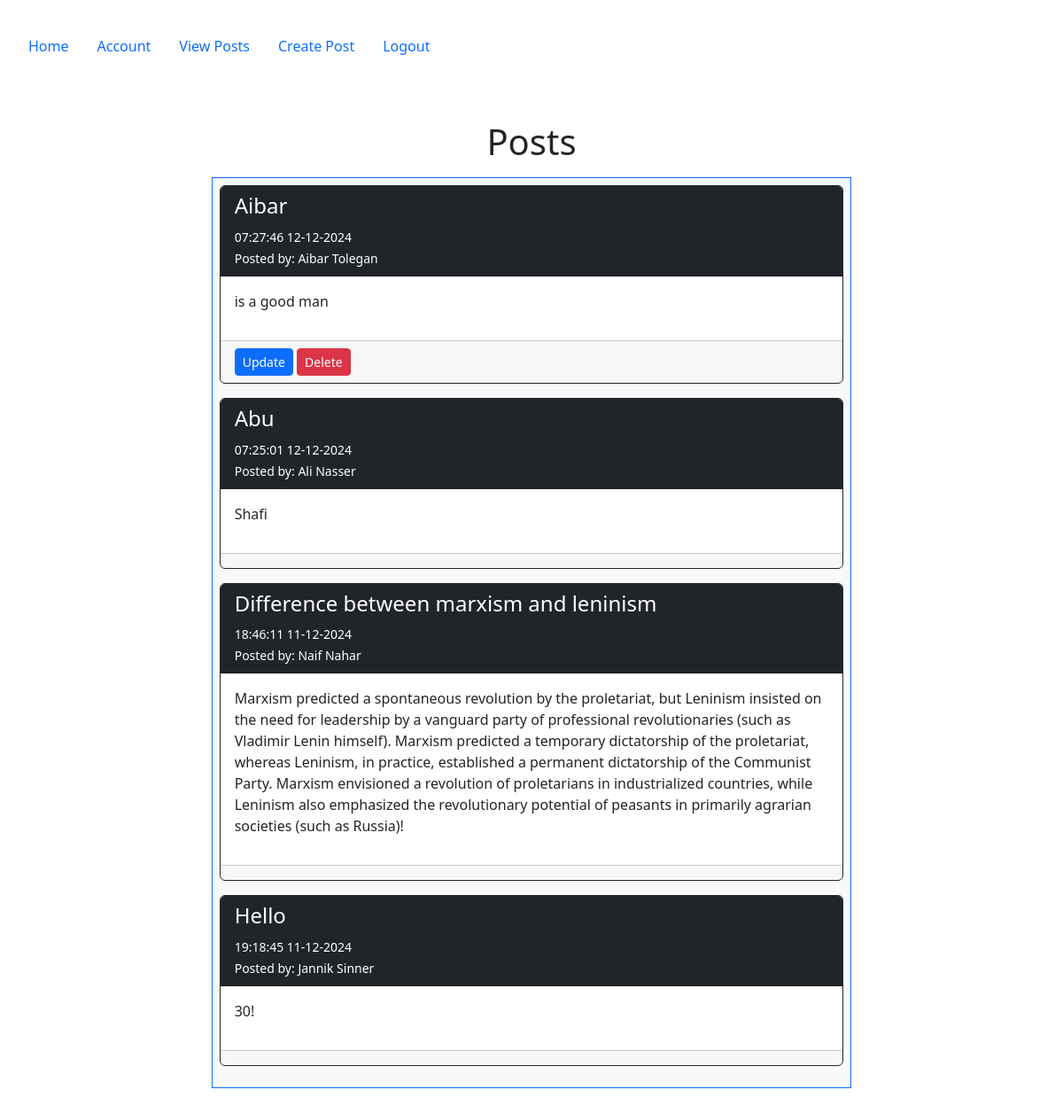
Screenshot of /posts (signed in) with the database file from the repository.
### config.py (models this page shows, shortened)
class Post(db.Model):
   __tablename__ = 'posts'
   id = db.Column(db.Integer, primary_key=True)
   userid = db.Column(db.Integer, db.ForeignKey('users.id', ondelete="CASCADE"), nullable=False)
   created = db.Column(db.DateTime, nullable=False, default=datetime.utcnow)
   title_encrypted = db.Column(db.LargeBinary, nullable=False)
   body_encrypted = db.Column(db.LargeBinary, nullable=False)
   user = db.relationship("User", back_populates="posts")
   @staticmethod
   def derive_key(salt):
       return base64.urlsafe_b64encode(salt.encode('utf-8').ljust(32)[:32])
   @staticmethod
   def decrypt(data, key):
       fernet = Fernet(key)
       return fernet.decrypt(data).decode('utf-8')

class User(db.Model, UserMixin):
    __tablename__ = 'users'
    id = db.Column(db.Integer, primary_key=True)
    email = db.Column(db.String(100), nullable=False, unique=True)
    password = db.Column(db.String(128), nullable=False)
    firstname = db.Column(db.String(100), nullable=False)
    lastname = db.Column(db.String(100), nullable=False)
    phone = db.Column(db.String(100), nullable=False)
    mfa_key = db.Column(db.String(32), nullable=False, default='')
    salt = db.Column(db.String(44), nullable=False,default=lambda: base64.urlsafe_b64encode(os.urandom(32)).decode('utf-8'))
    mfa_enabled = db.Column(db.Boolean, nullable=False, default=False)
    role = db.Column(db.String(50), nullable=False, default='end_user')
    posts = db.relationship("Post", order_by=Post.id, back_populates="user")
    log = db.relationship("Log", uselist=False, back_populates="user", cascade="all, delete-orphan")

### posts/views.py (the view)
@posts_bp.route('/posts')
@login_required
def posts():
    if current_user.role in ['db_admin', 'sec_admin']:
        abort(403)
    all_posts = Post.query.order_by(desc('id')).all()
    decrypted_posts = []
    for post in all_posts:
        try:
            encryption_key = Post.derive_key(post.user.salt)
            decrypted_post = {
                "id": post.id,
                "title": Post.decrypt(post.title_encrypted, encryption_key),
                "body": Post.decrypt(post.body_encrypted, encryption_key),
                "created": post.created,
                "user": post.user,
                "userid": post.userid
            }
            decrypted_posts.append(decrypted_post)
        except Exception as e:
            print(f"Decryption failed for Post ID {post.id}: {str(e)}")
            flash(f"Unable to decrypt Post ID {post.id}.", "danger")
    return render_template('posts/posts.html', posts=decrypted_posts)

### app.py (called while the page is built, shortened)
@login_manager.user_loader
def load_user(user_id):
    return User.query.get(int(user_id))

@app.before_request
def restrict_access_and_waf_function_name():
    excluded_routes = ['firewall_error', 'static', 'accounts.mfa_setup']
    if request.endpoint in excluded_routes:
        return
    path = request.path
    query = request.query_string.decode("utf-8")
    combined_request_data = f"{path} {query}"
    print(f"Combined Request Data: {combined_request_data}")
    for attack_type, pattern in waf_rules.items():
        if pattern.search(combined_request_data):
            matched_data = pattern.findall(combined_request_data)
            print(f"Detected Attack Type: {attack_type} | Matched Data: {matched_data}")
            flash(f"Attack detected: {attack_type}", "danger")
            return redirect(url_for('firewall_error', attack_type=attack_type))

### templates/posts/posts.html (shortened to what this page needs)
{% extends "base.html" %}
{% block content %}
    <div class="container">
        <h1>Posts</h1>
        <div class="p-2 row">
            <div class="col-2"></div>
            <div class="col-8">
                <div class="p-2 bg-light border border-primary" style="text-align: left">
                    {% for post in posts %}
                        <div class="card border border-dark mb-3">
                            <div class="card-header bg-dark text-white">
                                <h4>{{ post.title }}</h4>
                                <small>{{ post.created.strftime('%H:%M:%S %d-%m-%Y') }}</small>
                                <br>
                                <small>
                                    Posted by: {{ post.user.firstname }} {{ post.user.lastname }}
                                </small>
                            </div>
                            <div class="card-body">
                                <p>{{ post.body }}</p>
                            </div>
                            <div class="card-footer">
                                {% if current_user.is_authenticated and post.userid == current_user.id %}
                                <a class="btn btn-primary btn-sm" href="{{ url_for('posts.update', id=post.id) }}">Update</a>
                                <a class="btn btn-danger btn-sm" href="{{ url_for('posts.delete', id=post.id) }}">Delete</a>
                                {% endif %}
                            </div>
                        </div>
                    {% else %}
                        <div class="alert alert-warning text-center">
                            <strong>No posts available. Be the first to create one!</strong>
                        </div>
                    {% endfor %}
                </div>
            </div>
            <div class="col-2"></div>
        </div>
    </div>
{% endblock %}

### rows the page displays
Post: created "07:27:46 12-12-2024"
User: user.firstname "Aibar", user.lastname "Tolegan"
Post: created "07:25:01 12-12-2024"
User: user.firstname "Ali", user.lastname "Nasser"
Post: created "18:46:11 11-12-2024"
User: user.firstname "Naif", user.lastname "Nahar"
Post: created "19:18:45 11-12-2024"
User: user.firstname "Jannik", user.lastname "Sinner"

### other values shown
{{ post.title }} "Aibar" "Abu" "Difference between marxism and leninism" "Hello"
{{ post.body }} "is a good man" "Shafi" "30!"
